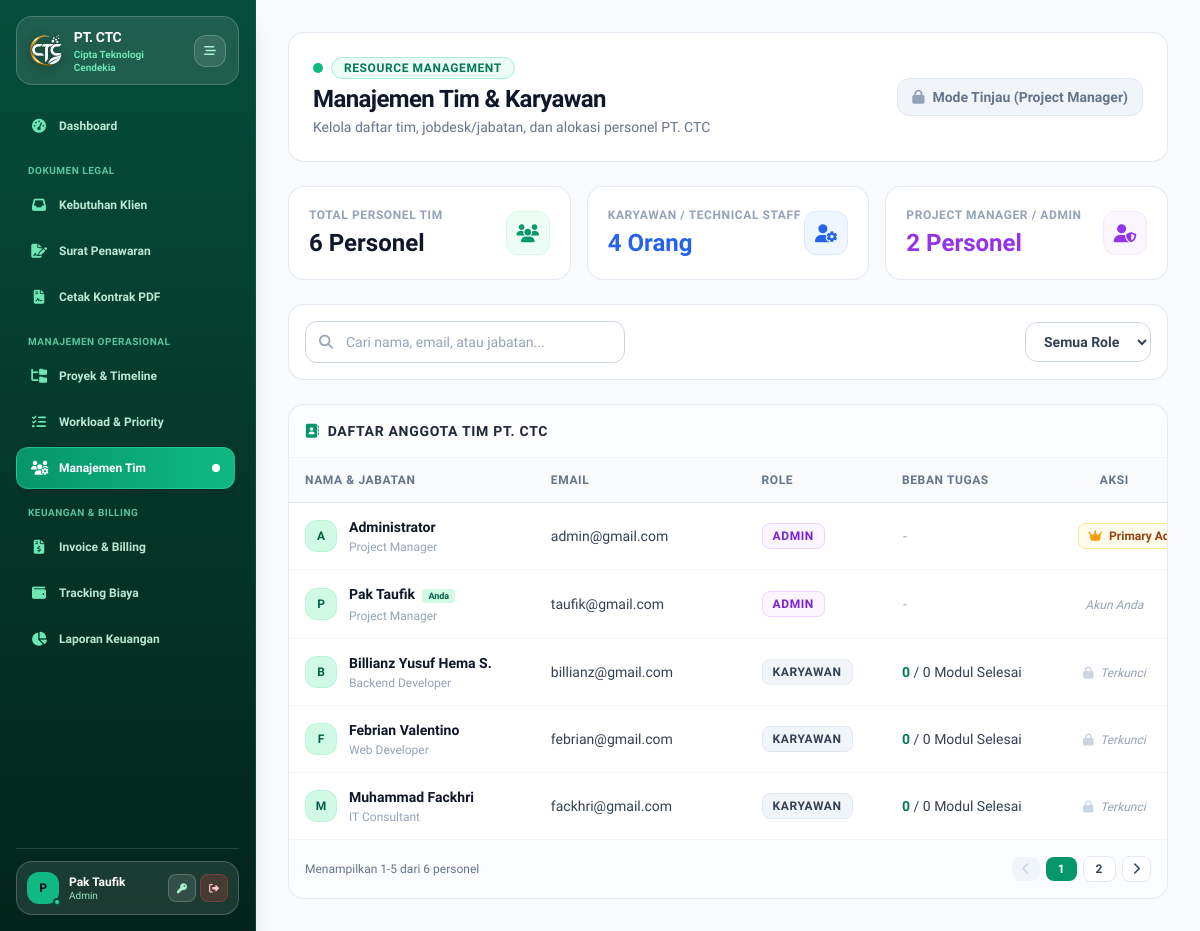
The app's page /modules/users/index.php (signed in) with its own data.
### tables this page shows
CREATE TABLE `users` (
  `id` int(11) NOT NULL,
  `nama` varchar(100) NOT NULL,
  `email` varchar(100) NOT NULL,
  `password` varchar(255) NOT NULL,
  `role` enum('admin','karyawan') DEFAULT 'karyawan',
  `jabatan` varchar(100) DEFAULT 'Developer',
  `created_at` timestamp NOT NULL DEFAULT current_timestamp()
);

### modules/users/index.php (the view, shortened to what this page needs)
<?php
require_once __DIR__ . '/../../config/database.php';
$loggedInUserId = (int)$_SESSION['user_id'];
$stmtMe = $pdo->prepare("SELECT * FROM users WHERE id = ? LIMIT 1");
$stmtMe->execute([$loggedInUserId]);
$currentUser = $stmtMe->fetch();
$isSuperAdmin = ($currentUser && strtolower($currentUser['email']) === 'admin@gmail.com');
$users = $pdo->query("
    SELECT u.*,
           COUNT(DISTINCT ta.task_id) AS total_assigned_tasks,
           SUM(CASE WHEN t.status = 'Done' THEN 1 ELSE 0 END) AS completed_tasks
    FROM users u
    LEFT JOIN task_assignees ta ON u.id = ta.user_id
    LEFT JOIN tasks t ON ta.task_id = t.id
    GROUP BY u.id
    ORDER BY CASE WHEN LOWER(u.email) = 'admin@gmail.com' THEN 0 ELSE 1 END, u.role ASC, u.nama ASC
")->fetchAll();
$totalPersonel = count($users);
$totalAdmin    = 0;
$totalKaryawan = 0;
foreach ($users as $u) {
    if (strtolower($u['role']) === 'admin') {
        $totalAdmin++;
    } else {
        $totalKaryawan++;
    }
}
require_once __DIR__ . '/../../includes/header.php';
require_once __DIR__ . '/../../includes/sidebar.php';
?>
<main class="flex-1 p-4 sm:p-6 md:p-8 overflow-y-auto w-full min-w-0 bg-[#f8fafc] text-slate-800 selection:bg-emerald-600 selection:text-white">
    <div class="flex flex-col md:flex-row justify-between md:items-center gap-4 mb-6 bg-white p-5 sm:p-6 rounded-2xl border border-slate-200/90 shadow-xs">
        <div>
            <div class="flex items-center gap-2 mb-1">
                <span class="w-2.5 h-2.5 rounded-full bg-emerald-500 animate-pulse"></span>
                <span class="text-xs font-semibold uppercase tracking-wider text-emerald-700 bg-emerald-50 border border-emerald-200 px-3 py-0.5 rounded-full">
                    RESOURCE MANAGEMENT
                </span>
            </div>
            <h1 class="text-xl md:text-2xl font-bold text-slate-900 tracking-tight">Manajemen Tim & Karyawan</h1>
            <p class="text-xs sm:text-sm text-slate-500 font-normal mt-0.5">Kelola daftar tim, jobdesk/jabatan, dan alokasi personel PT. CTC</p>
        </div>
        <?php if ($isSuperAdmin): ?>
            <button onclick="openUserModal()" class="btn-press bg-emerald-600 hover:bg-emerald-700 text-white font-semibold text-xs sm:text-sm px-4 py-2.5 rounded-xl transition shadow-xs flex items-center justify-center gap-2 shrink-0">
                <i class="fa-solid fa-user-plus text-xs sm:text-sm"></i> Tambah Karyawan Baru
            </button>
        <?php else: ?>
            <div class="px-3.5 py-2 bg-slate-100 border border-slate-200 text-slate-500 rounded-xl text-xs sm:text-sm font-semibold flex items-center gap-2 shrink-0">
                <i class="fa-solid fa-lock text-slate-400"></i> Mode Tinjau (Project Manager)
            </div>
        <?php endif; ?>
    </div>
    <div class="grid grid-cols-1 sm:grid-cols-3 gap-4 mb-6">
        <div class="bg-white border border-slate-200/90 rounded-2xl p-4 sm:p-5 shadow-xs flex items-center justify-between">
            <div>
                <span class="text-xs font-semibold uppercase text-slate-400 tracking-wider block">Total Personel Tim</span>
                <span class="text-2xl font-bold text-slate-900 mt-1 block"><?= $totalPersonel ?> Personel</span>
            </div>
            <div class="w-11 h-11 rounded-xl bg-emerald-50 text-emerald-600 flex items-center justify-center text-lg border border-emerald-100">
                <i class="fa-solid fa-users"></i>
            </div>
        </div>
        <div class="bg-white border border-slate-200/90 rounded-2xl p-4 sm:p-5 shadow-xs flex items-center justify-between">
            <div>
                <span class="text-xs font-semibold uppercase text-slate-400 tracking-wider block">Karyawan / Technical Staff</span>
                <span class="text-2xl font-bold text-blue-600 mt-1 block"><?= $totalKaryawan ?> Orang</span>
            </div>
            <div class="w-11 h-11 rounded-xl bg-blue-50 text-blue-600 flex items-center justify-center text-lg border border-blue-100">
                <i class="fa-solid fa-user-gear"></i>
            </div>
        </div>
        <div class="bg-white border border-slate-200/90 rounded-2xl p-4 sm:p-5 shadow-xs flex items-center justify-between">
            <div>
                <span class="text-xs font-semibold uppercase text-slate-400 tracking-wider block">Project Manager / Admin</span>
                <span class="text-2xl font-bold text-purple-600 mt-1 block"><?= $totalAdmin ?> Personel</span>
            </div>
            <div class="w-11 h-11 rounded-xl bg-purple-50 text-purple-600 flex items-center justify-center text-lg border border-purple-100">
                <i class="fa-solid fa-user-shield"></i>
            </div>
        </div>
    </div>
    <div class="bg-white border border-slate-200/90 rounded-2xl p-4 mb-6 shadow-xs flex flex-col sm:flex-row items-center justify-between gap-3">
        <div class="relative w-full sm:w-80">
            <input type="text" id="userSearchInput" onkeyup="filterUsers()" placeholder="Cari nama, email, atau jabatan..." class="input-glow w-full px-3.5 py-2.5 pl-10 rounded-xl border border-slate-300 text-xs sm:text-sm font-normal text-slate-800 bg-white focus:outline-none placeholder:text-slate-400">
            <div class="absolute inset-y-0 left-0 pl-3.5 flex items-center pointer-events-none text-slate-400">
            </div>
        </div>
        <div class="flex items-center gap-2 w-full sm:w-auto justify-end">
            <select id="roleFilterSelect" onchange="filterUsers()" class="input-glow px-3.5 py-2.5 rounded-xl border border-slate-300 text-xs sm:text-sm font-semibold text-slate-700 bg-white focus:outline-none w-full sm:w-auto">
                <option value="all">Semua Role</option>
            </select>
        </div>
    </div>
    <div class="bg-white border border-slate-200/90 rounded-2xl shadow-xs overflow-hidden">
        <div class="p-4 border-b border-slate-100 flex items-center justify-between bg-slate-50/50">
            <h3 class="font-bold text-slate-800 text-xs sm:text-sm uppercase tracking-wider flex items-center gap-2">
                <i class="fa-solid fa-address-book text-emerald-600"></i> Daftar Anggota Tim PT. CTC
            </h3>
        </div>
        <div class="w-full overflow-x-auto">
            <table class="w-full text-left border-collapse text-xs sm:text-sm table-fixed min-w-[750px]" id="usersTable">
                <thead>
                    <tr class="bg-slate-50 border-b border-slate-200 text-xs font-semibold text-slate-500 uppercase tracking-wider">
                        <th class="py-3.5 px-4 w-[28%]">NAMA & JABATAN</th>
                        <th class="py-3.5 px-4 w-[24%]">EMAIL</th>
                        <th class="py-3.5 px-4 w-[16%]">ROLE</th>
                        <th class="py-3.5 px-4 w-[20%]">BEBAN TUGAS</th>
                        <th class="py-3.5 px-4 w-[12%] text-center">AKSI</th>
                    </tr>
                </thead>
                <tbody class="divide-y divide-slate-100" id="usersTableBody">
                    <?php foreach ($users as $u): ?>
                        <?php
                            $roleLower   = strtolower($u['role']);
                            $emailLower  = strtolower($u['email']);
                            $assignedT   = $u['total_assigned_tasks'] ?? 0;
                            $compT       = $u['completed_tasks'] ?? 0;
                            $isPrimary   = ($emailLower === 'admin@gmail.com');
                            $isSelf      = ((int)$u['id'] === $loggedInUserId);
                        ?>
                        <tr class="hover:bg-slate-50/70 transition user-row align-middle"
                            data-search="<?= htmlspecialchars(strtolower($u['nama'] . ' ' . $u['email'] . ' ' . $u['jabatan'])) ?>"
                            data-role="<?= htmlspecialchars($roleLower) ?>">
                            <td class="py-3.5 px-4">
                                <div class="flex items-center gap-3">
                                    <div class="w-8 h-8 rounded-xl bg-emerald-100 text-emerald-800 font-bold flex items-center justify-center text-xs shrink-0 border border-emerald-200/60">
                                        <?= strtoupper(substr($u['nama'], 0, 1)) ?>
                                    </div>
                                    <div class="min-w-0">
                                        <p class="font-semibold text-slate-900 text-xs sm:text-sm truncate">
                                            <?= htmlspecialchars($u['nama']) ?>
                                            <?php if ($isSelf): ?>
                                                <span class="text-[9px] bg-emerald-100 text-emerald-800 px-1.5 py-0.5 rounded font-bold ml-1">Anda</span>
                                            <?php endif; ?>
                                        </p>
                                        <p class="text-xs text-slate-400 font-normal truncate mt-0.5"><?= htmlspecialchars($u['jabatan']) ?></p>
                                    </div>
                                </div>
                            </td>
                            <td class="py-3.5 px-4 text-slate-700 font-normal text-xs sm:text-sm truncate">
                                <?= htmlspecialchars($u['email']) ?>
                            </td>
                            <td class="py-3.5 px-4 whitespace-nowrap">
                                <span class="px-2.5 py-1 text-xs font-semibold uppercase rounded-lg border tracking-wider inline-block
                                    <?= $roleLower === 'admin' ? 'bg-purple-50 text-purple-700 border-purple-200' : 'bg-slate-100 text-slate-700 border-slate-200' ?>">
                                    <?= htmlspecialchars($u['role']) ?>
                                </span>
                            </td>
                            <td class="py-3.5 px-4 font-normal text-slate-700 text-xs sm:text-sm truncate">
                                <?php if ($roleLower === 'admin'): ?>
                                    <span class="text-slate-400 italic font-medium">-</span>
                                <?php else: ?>
                                    <span class="text-emerald-700 font-semibold"><?= $compT ?></span> / <?= $assignedT ?> Modul Selesai
                                <?php endif; ?>
                            </td>
                            <td class="py-3.5 px-4 text-center whitespace-nowrap">
                                <?php if ($isPrimary): ?>
                                    <span class="px-2.5 py-1 bg-amber-50 text-amber-800 border border-amber-200 text-xs font-semibold rounded-lg inline-block shadow-2xs">
                                        <i class="fa-solid fa-crown text-amber-500 mr-1"></i> Primary Admin
                                    </span>
                                <?php elseif ($isSelf): ?>
                                    <span class="text-xs text-slate-400 font-normal italic">Akun Anda</span>
                                <?php else: ?>
                                    <span class="text-xs text-slate-400 font-normal italic"><i class="fa-solid fa-lock text-slate-300 mr-1"></i> Terkunci</span>
                                <?php endif; ?>
                            </td>
                        </tr>
                    <?php endforeach; ?>
                </tbody>
            </table>
        </div>
        <div class="p-4 border-t border-slate-100 flex flex-col sm:flex-row justify-between items-center gap-3 text-xs text-slate-500 bg-slate-50/50">
            <span class="font-medium" id="paginationInfo">Menampilkan 0 data</span>
            <div class="flex items-center gap-1.5" id="paginationControls"></div>
        </div>
    </div>
</main>
<?php require_once __DIR__ . '/../../includes/footer.php'; ?>

### includes/header.php (style rules this page uses)
body, input, select, button, h1, h2, h3, h4, h5, h6, textarea { font-family: 'Plus Jakarta Sans', sans-serif !important; }

### modules/users/index.php (style rules this page uses)
body, input, select, button, h1, h2, h3, h4, h5, h6 { font-family: 'Plus Jakarta Sans', sans-serif !important; }
.input-glow { transition: box-shadow .2s ease, border-color .2s ease; }

### records on screen
users: nama "A", nama "Administrator", jabatan "Project Manager", email "admin@gmail.com", role "ADMIN", shows "Primary…"
users: nama "P", nama "Pak Taufik", shows "Anda", jabatan "Project Manager", email "taufik@gmail.com", role "ADMIN", shows "Akun Anda"
users: nama "B", nama "Billianz Yusuf Hema S.", jabatan "Backend Developer", email "billianz@gmail.com", role "KARYAWAN", compT "0", assignedT "0", shows "Terkunci"
users: nama "F", nama "Febrian Valentino", jabatan "Web Developer", email "febrian@gmail.com", role "KARYAWAN", compT "0", assignedT "0", shows "Terkunci"
users: nama "M", nama "Muhammad Fackhri", jabatan "IT Consultant", email "fackhri@gmail.com", role "KARYAWAN", compT "0", assignedT "0", shows "Terkunci"

### other values on screen
substr($_SESSION['nama'] ?? 'A', 0, 1) "P"
$_SESSION['nama'] "Pak Taufik"
$_SESSION['role'] "Admin"
$totalPersonel "6"
$totalKaryawan "4"
$totalAdmin "2"
